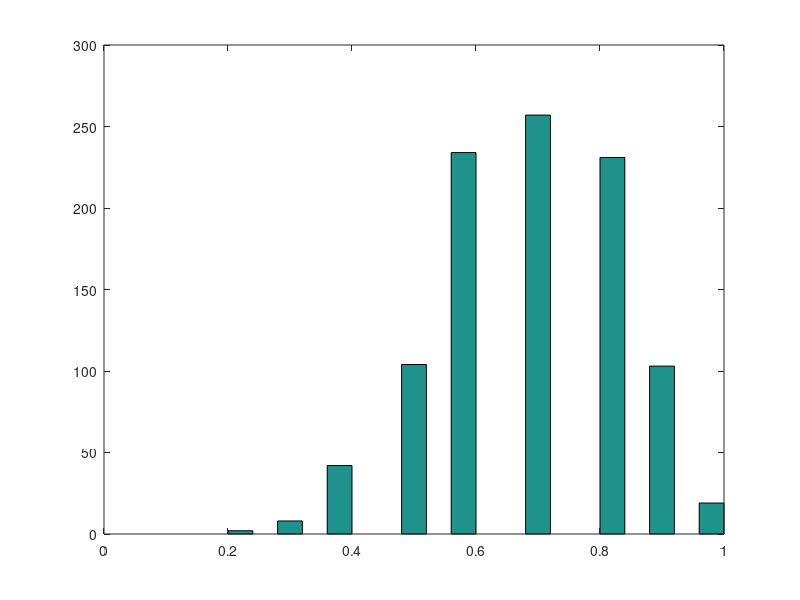
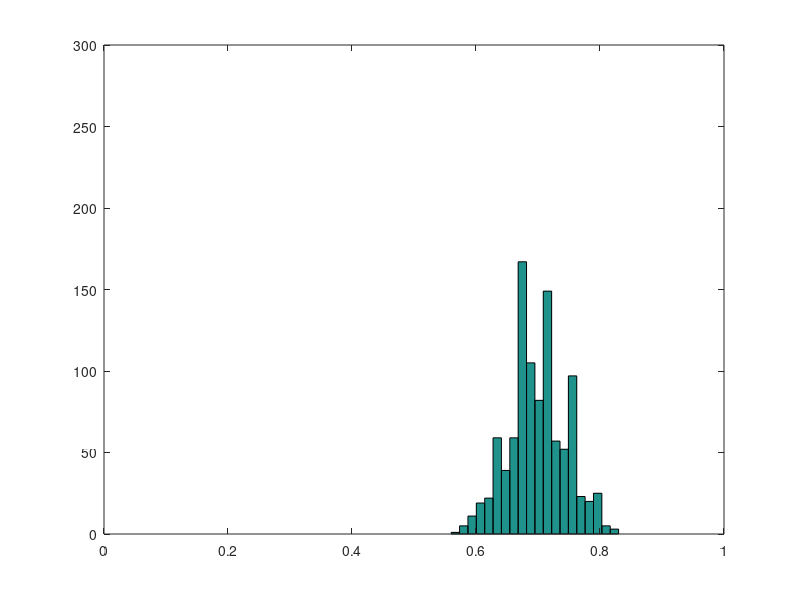
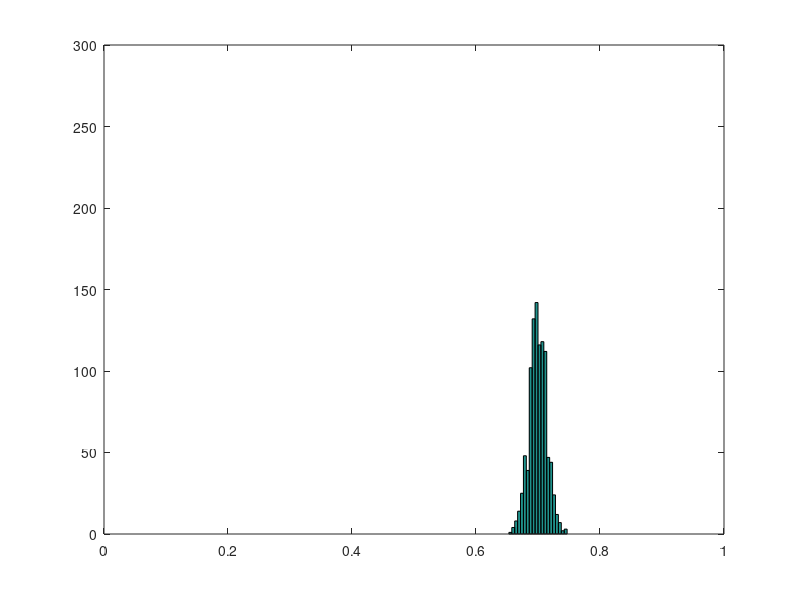
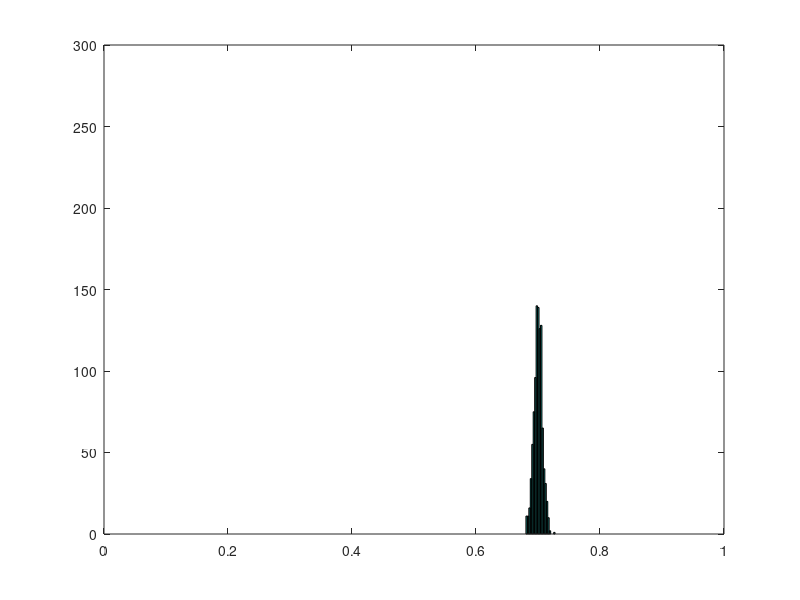

The MATLAB source for these figures, in order:
heads = 0;
tails = 0;
p =  .7;       %%probability of heads
m = 1000;

for k = [10 100 1000 4000]
    S_k= [];
    for j = 1:m
        heads = 0;
        tails = 0;
        for i = 1:k        %%k = 10
            if rand <= p
                heads = heads + 1;
            else 
                tails = tails + 1;
            end
        end
        S_k = [S_k heads/k];
    end
    S_k
    figure
    hist(S_k,20)
    axis([0 1 0 300])
end
 